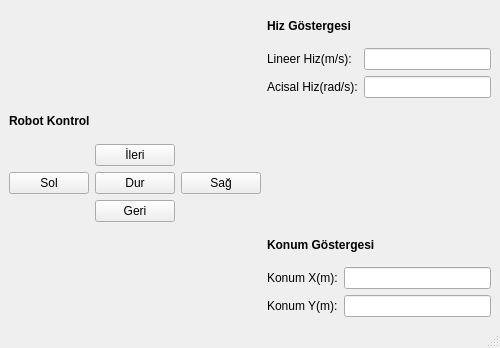
<?xml version="1.0" encoding="UTF-8"?>
<ui version="4.0">
 <class>MainWindow</class>
 <widget class="QMainWindow" name="MainWindow">
  <property name="geometry">
   <rect>
    <x>0</x>
    <y>0</y>
    <width>500</width>
    <height>348</height>
   </rect>
  </property>
  <property name="minimumSize">
   <size>
    <width>500</width>
    <height>348</height>
   </size>
  </property>
  <property name="maximumSize">
   <size>
    <width>500</width>
    <height>348</height>
   </size>
  </property>
  <property name="windowTitle">
   <string>Robot Kontrol Arayüzü</string>
  </property>
  <widget class="QWidget" name="centralwidget">
   <layout class="QGridLayout" name="gridLayout_2">
    <item row="0" column="1">
     <widget class="QLabel" name="label">
      <property name="font">
       <font>
        <weight>75</weight>
        <bold>true</bold>
       </font>
      </property>
      <property name="text">
       <string>Hiz Göstergesi</string>
      </property>
     </widget>
    </item>
    <item row="1" column="1">
     <layout class="QFormLayout" name="formLayout">
      <item row="0" column="0">
       <widget class="QLabel" name="etiket_lineer">
        <property name="text">
         <string>Lineer Hiz(m/s):</string>
        </property>
       </widget>
      </item>
      <item row="0" column="1">
       <widget class="QLineEdit" name="line_lineer">
        <property name="readOnly">
         <bool>true</bool>
        </property>
       </widget>
      </item>
      <item row="1" column="0">
       <widget class="QLabel" name="etiket_acisal">
        <property name="text">
         <string>Acisal Hiz(rad/s):</string>
        </property>
       </widget>
      </item>
      <item row="1" column="1">
       <widget class="QLineEdit" name="line_acisal">
        <property name="readOnly">
         <bool>true</bool>
        </property>
       </widget>
      </item>
     </layout>
    </item>
    <item row="2" column="0">
     <widget class="QLabel" name="etiket_kontrol">
      <property name="font">
       <font>
        <weight>75</weight>
        <bold>true</bold>
       </font>
      </property>
      <property name="text">
       <string>Robot Kontrol</string>
      </property>
     </widget>
    </item>
    <item row="3" column="0">
     <layout class="QGridLayout" name="gridLayout">
      <item row="2" column="1">
       <widget class="QPushButton" name="buton_geri">
        <property name="text">
         <string>Geri</string>
        </property>
       </widget>
      </item>
      <item row="0" column="1">
       <widget class="QPushButton" name="buton_ileri">
        <property name="text">
         <string>İleri</string>
        </property>
       </widget>
      </item>
      <item row="1" column="1">
       <widget class="QPushButton" name="buton_dur">
        <property name="text">
         <string>Dur</string>
        </property>
       </widget>
      </item>
      <item row="1" column="2">
       <widget class="QPushButton" name="buton_sag">
        <property name="text">
         <string>Sağ</string>
        </property>
       </widget>
      </item>
      <item row="1" column="0">
       <widget class="QPushButton" name="buton_sol">
        <property name="text">
         <string>Sol</string>
        </property>
       </widget>
      </item>
     </layout>
    </item>
    <item row="4" column="1">
     <widget class="QLabel" name="etiket_konum">
      <property name="font">
       <font>
        <weight>75</weight>
        <bold>true</bold>
       </font>
      </property>
      <property name="text">
       <string>Konum Göstergesi</string>
      </property>
     </widget>
    </item>
    <item row="5" column="1">
     <layout class="QFormLayout" name="formLayout_2">
      <item row="0" column="0">
       <widget class="QLabel" name="etiket_x">
        <property name="text">
         <string>Konum X(m):</string>
        </property>
       </widget>
      </item>
      <item row="1" column="0">
       <widget class="QLabel" name="etiket_y">
        <property name="text">
         <string>Konum Y(m):</string>
        </property>
       </widget>
      </item>
      <item row="0" column="1">
       <widget class="QLineEdit" name="line_x">
        <property name="readOnly">
         <bool>true</bool>
        </property>
       </widget>
      </item>
      <item row="1" column="1">
       <widget class="QLineEdit" name="line_y">
        <property name="maximumSize">
         <size>
          <width>476</width>
          <height>348</height>
         </size>
        </property>
        <property name="readOnly">
         <bool>true</bool>
        </property>
       </widget>
      </item>
     </layout>
    </item>
   </layout>
  </widget>
  <widget class="QMenuBar" name="menubar">
   <property name="geometry">
    <rect>
     <x>0</x>
     <y>0</y>
     <width>500</width>
     <height>22</height>
    </rect>
   </property>
  </widget>
  <widget class="QStatusBar" name="statusbar"/>
 </widget>
 <resources/>
 <connections/>
</ui>
